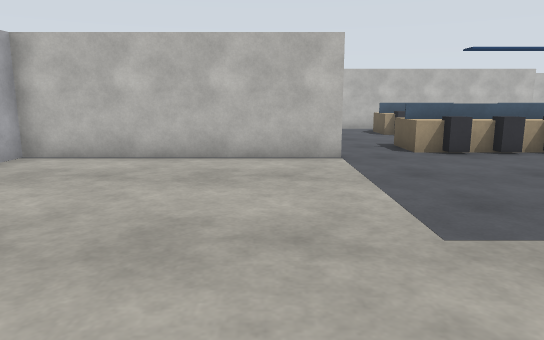
view 1 (above)

24 first-person views from a walk through a world built for the Gazebo simulator. The camera is 1.2 m above the floor, tilts 10° down and sees 70° across. The floor is counted in squares, 1 m on a side. Each view is taken from the middle of a square. On the plan, view 1 faces up. The plan holds only what a view shows up to about 15 squares ahead; the rest is blank. The place goes on beyond the plan.

view 2
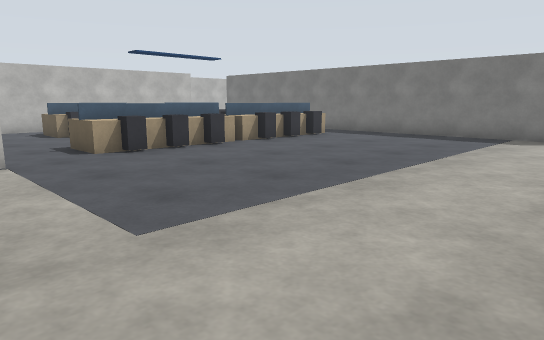

view 3
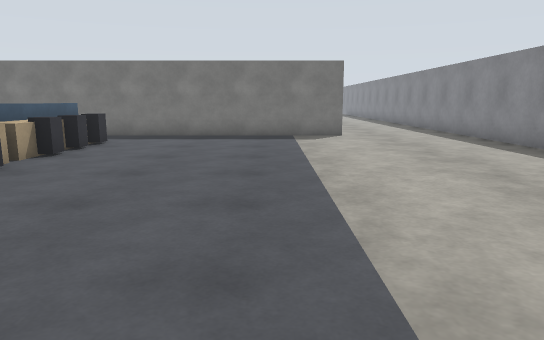

view 4
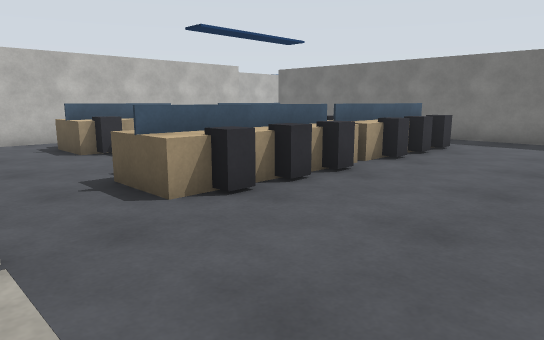

view 5
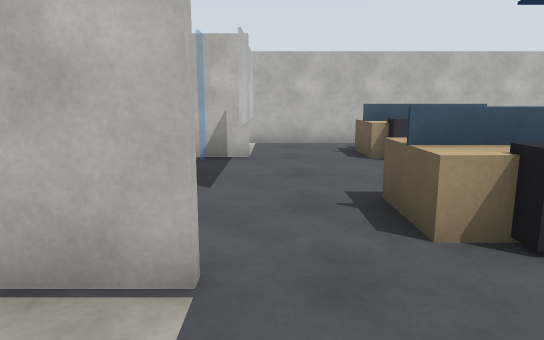

view 6
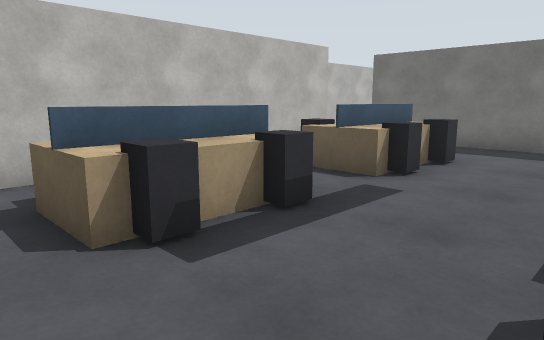

view 7
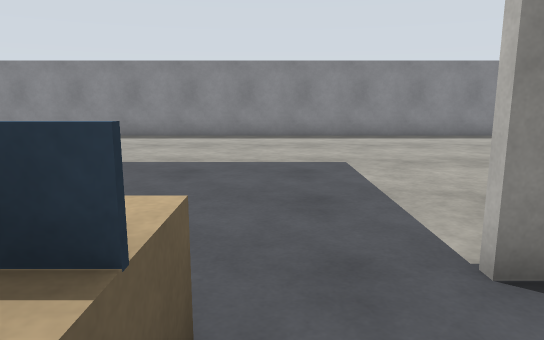

view 8
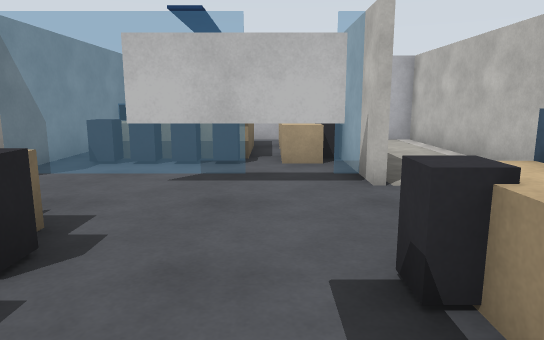

view 9
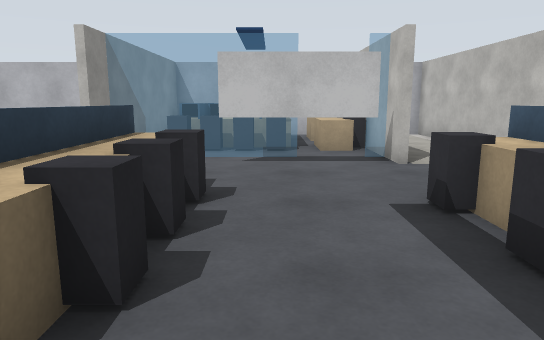

view 10
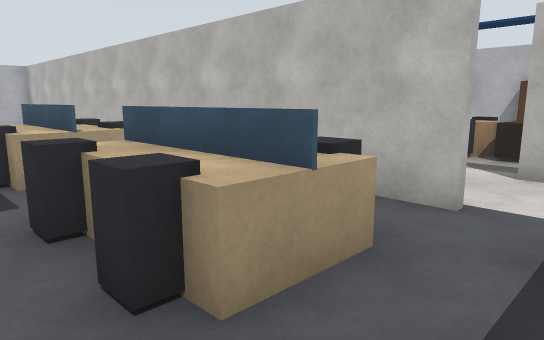

view 11
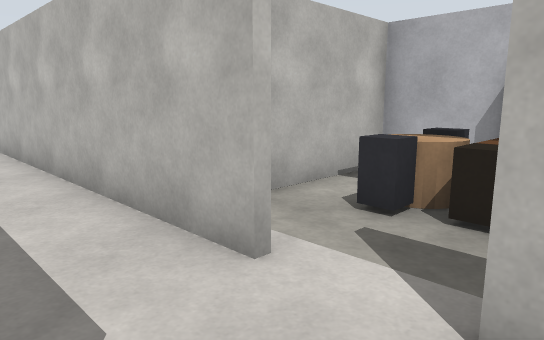

view 12
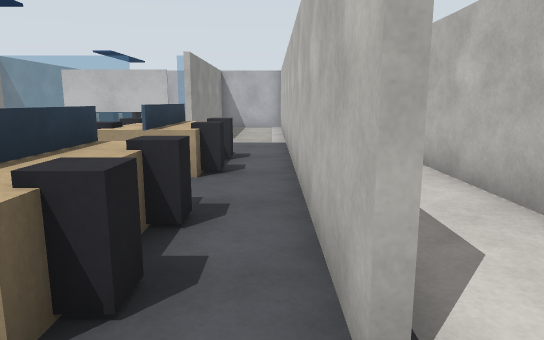

view 13
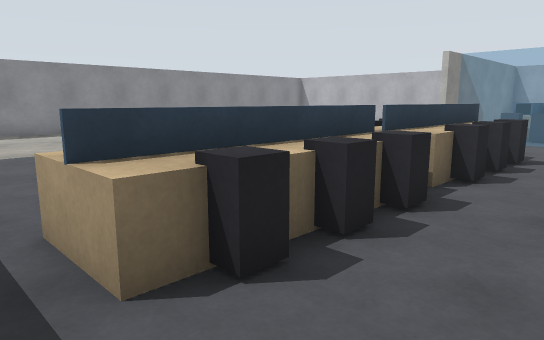

view 14
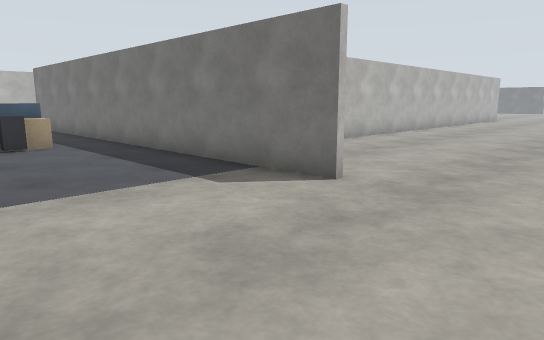

view 15
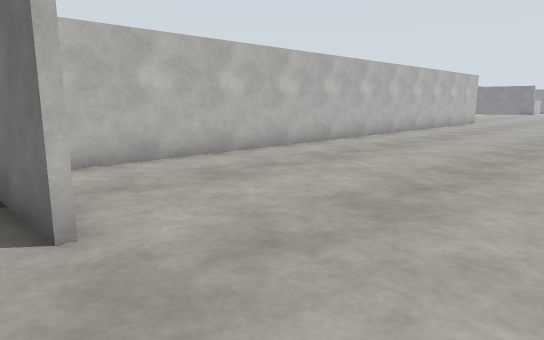

view 16
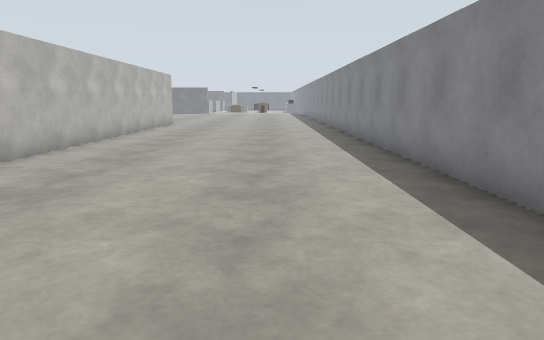

view 17
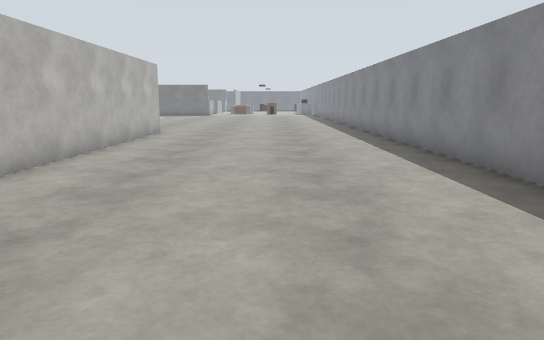

view 18
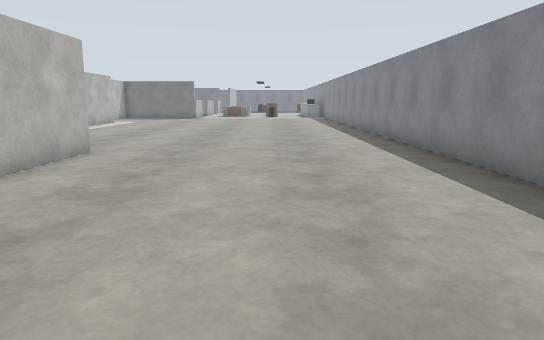

view 19
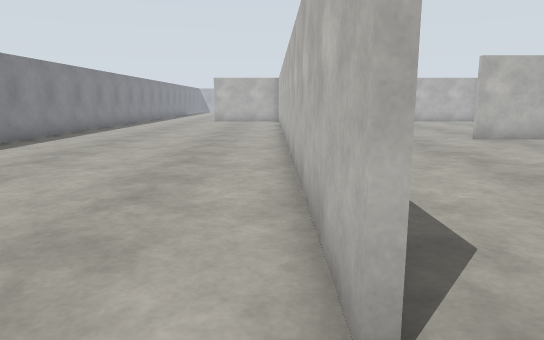

view 20
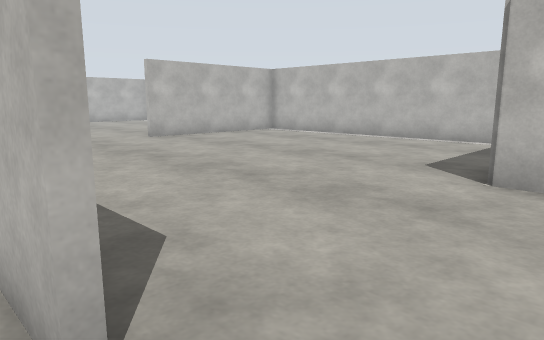

view 21
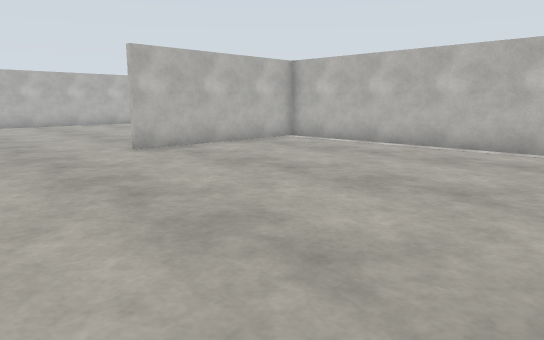

view 22
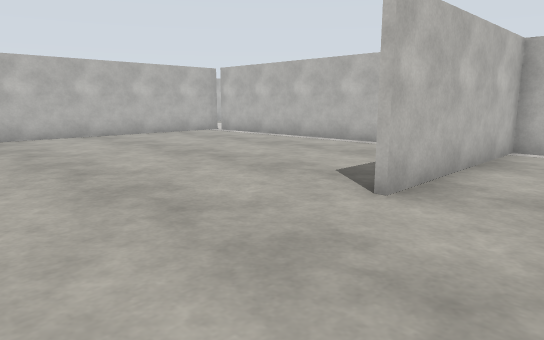

view 23
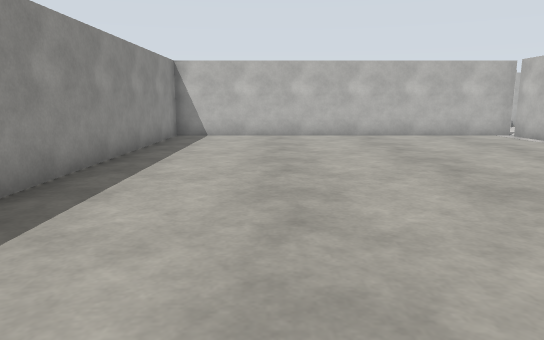

view 24
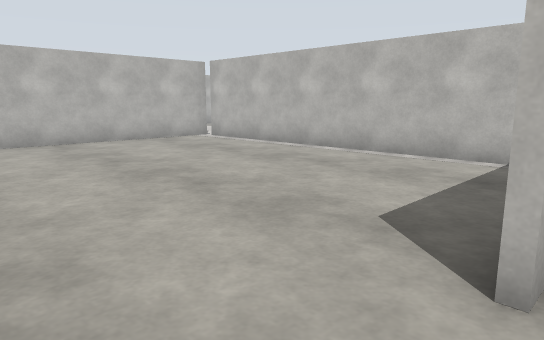

### Floor plan
Key: @ floor where view 1 was taken; # wall or solid block; . floor; B blue box; A dark grey box; E beige box; R board; L black box; W brown box; C beige cylinder; O other object.
Columns run from 6 left of view 1 to 42 right of it. Each row starts with its distance up from view 1.
 25               ###
 24
 23               #.CO
 22               #.AW
 21               #...
 20        #########..#  ##
 19           .........
 18 ##################. ######################
 17 #...................#..........#..........
 16   .........AA..AEA..#..........#..........
 15      .###.BBBB.BBB..#..........#..........
 14    EEA .R..AA..AEA..#..........#..........
 13  #EEEE..R...........#..........#..........
 12 #    A .R...........#..........#..........
 11 #    A .R.AAAAEAAAE.#.....................##
 10 #   LA ...EEEEEEEEE.#.......................
  9 #  EEE##..AAAAEAAAE.#.......................
  8 #...................#........................
  7  ...................#............ .  ............
  6   ..................#######################......
  5 # ..................#............................
  4 #  .................#............................
  3 #   ................#............................
  2 #   ................#............................
  1    ..............................................
  0    ...@..........................................
 -1   ...............................................
 -2   ...............................................
 -3  #####################   ########################

Positions as (right, up) in squares from view 1, and headings:
1: (0, 0), facing up
2: (0, 0), facing up-right
3: (0, 4), facing right
4: (1, 5), facing up-right
5: (2, 6), facing up
6: (3, 11), facing up-right
7: (3, 11), facing down
8: (7, 13), facing left
9: (9, 12), facing left
10: (13, 13), facing up-left
11: (12, 18), facing up-left
12: (13, 17), facing left
13: (13, 13), facing down-left
14: (9, -2), facing up-right
15: (13, -2), facing up-right
16: (15, 0), facing right
17: (21, 1), facing right
18: (27, 1), facing right
19: (38, 5), facing left
20: (38, 5), facing up-left
21: (35, 7), facing up-left
22: (28, 7), facing up-left
23: (28, 9), facing left
24: (26, 9), facing up-left
